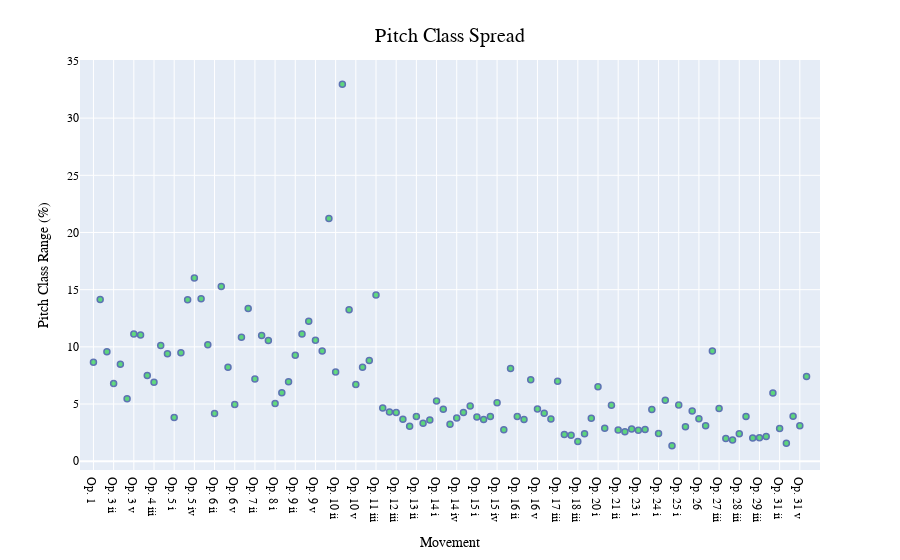

Here is the notebook cell this chart was saved with:
### Markdown cell above
Scatter Plot with Movements Labelled

### Code cell
data2 = pd.read_csv('/Users/joshua ballance/Desktop/pitchclassprofile.csv', index_col=0)

revisedData = data2.iloc[12:13 , :]

listOfColumns = revisedData.columns
    
fig = px.scatter(x=listOfColumns, y=revisedData.values.flat, labels={'x':'Movement', 'y':'Pitch Class Range (%)'})
fig.update_traces(marker_color='rgb(3,199,45)', marker_line_color='rgb(3,35,134)', marker_line_width=1.5, opacity=0.6)
fig.update_layout(title={'text': "Pitch Class Spread", 'font':dict(family="Big Caslon, monospace", size=20, color='rgb(0,0,0)'), 'y':0.95, 'x':0.5, 'xanchor': 'center', 'yanchor': 'top'})
fig.update_layout(font=dict(family="Baskerville, monospace", size=12, color='rgb(0,0,0)'))
fig.update_xaxes(range=[-2, 108])
fig.show()
from IPython.display import Image
img_bytes = fig.to_image(format="png", scale=3)
Image(img_bytes)

### Figure 1 — Plotly figure (JSON) as saved in the notebook; plotly's stock layout.template omitted (floating-point values rounded to 4 significant figures)
{"data": [{"hovertemplate": "Movement=%{x}<br>Pitch Class Range (%)=%{y}<extra></extra>", "legendgroup": "", "marker": {"color": "rgb(3,199,45)", "line": {"color": "rgb(3,35,134)", "width": 1.5}, "symbol": "circle"}, "mode": "markers", "name": "", "opacity": 0.6, "orientation": "v", "showlegend": false, "type": "scatter", "x": ["Op. 1", "Op. 2", "Op. 3 i", "Op. 3 ii", "Op. 3 iii", "Op. 3 iv", "Op. 3 v", "Op. 4 i", "Op. 4 ii", "Op. 4 iii", "Op. 4 iv", "Op. 4 v", "Op. 5 i", "Op. 5 ii", "Op. 5 iii", "Op. 5 iv", "Op. 5 v", "Op. 6 i", "Op. 6 ii", "Op. 6 iii", "Op. 6 iv", "Op. 6 v", "Op. 6 vi", "Op. 7 i", "Op. 7 ii", "Op. 7 iii", "Op. 7 iv", "Op. 8 i", "Op. 8 ii", "Op. 9 i", "Op. 9 ii", "Op. 9 iii", "Op. 9 iv", "Op. 9 v", "Op. 9 vi", "Op. 10 i", "Op. 10 ii", "Op. 10 iii", "Op. 10 iv", "Op. 10 v", "Op. 11 i", "Op. 11 ii", "Op. 11 iii", "Op. 12 i", "Op. 12 ii", "Op. 12 iii", "Op. 12 iv", "Op. 13 i", "Op. 13 ii", "Op. 13 iii", "Op. 13 iv", "Op. 14 i", "Op. 14 ii", "Op. 14 iii", "Op. 14 iv", "Op. 14 v", "Op. 14 vi", "Op. 15 i", "Op. 15 ii", "Op. 15 iii", "Op. 15 iv", "Op. 15 v", "Op. 16 i", "Op. 16 ii", "Op. 16 iii", "Op. 16 iv", "Op. 16 v", "Op. 17 i", "Op. 17 ii", "Op. 17 iii", "Op. 18 i", "Op. 18 ii", "Op. 18 iii", "Op. 19 i", "Op. 19 ii", "Op. 20 i", "Op. 20 ii", "Op. 21 i", "Op. 21 ii", "Op. 22 i", "Op. 22 ii", "Op. 23 i", "Op. 23 ii", "Op. 23 iii", "Op. 24 i", "Op. 24 ii", "Op. 24 iii", "Op. 25 i", "Op. 25 ii", "Op. 25 iii", "Op. 26", "Op. 27 i", "Op. 27 ii", "Op. 27 iii", "Op. 28 i", "Op. 28 ii", "Op. 28 iii", "Op. 29 i", "Op. 29 ii", "Op. 29 iii", "Op. 30", "Op. 31 i", "Op. 31 ii", "Op. 31 iii", "Op. 31 iv", "Op. 31 v", "Op. 31 vi"], "xaxis": "x", "y": [8.656, 14.15, 9.576, 6.788, 8.476, 5.456, 11.12, 11.04, 7.487, 6.907, 10.12, 9.399, 3.826, 9.481, 14.12, 16.03, 14.21, 10.19, 4.167, 15.28, 8.223, 4.966, 10.84, 13.36, 7.199, 10.98, 10.55, 5.047, 5.995, 6.955, 9.272, 11.13, 12.25, 10.58, 9.645, 21.22, 7.803, 32.96, 13.24, 6.698, 8.209, 8.812, 14.53, 4.644, 4.295, 4.258, 3.663, 3.049, 3.911, 3.31, 3.598, 5.273, 4.537, 3.238, 3.786, 4.265, 4.838, 3.86, 3.638, 3.9, 5.119, 2.757, 8.1, 3.917, 3.639, 7.127, 4.571, 4.189, 3.686, 6.988, 2.337, 2.273, 1.717, 2.398, 3.765, 6.509, 2.882, 4.898, 2.735, 2.576, 2.82, 2.717, 2.77, 4.527, 2.415, 5.332, 1.352, 4.922, 3.003, 4.385, 3.71, 3.102, 9.639, 4.615, 1.983, 1.865, 2.405, 3.92, 2.024, 2.057, 2.159, 5.975, 2.857, 1.574, 3.922, 3.1, 7.417], "yaxis": "y"}], "layout": {"font": {"color": "rgb(0,0,0)", "family": "Baskerville, monospace", "size": 12}, "legend": {"tracegroupgap": 0}, "margin": {"t": 60}, "title": {"font": {"color": "rgb(0,0,0)", "family": "Big Caslon, monospace", "size": 20}, "text": "Pitch Class Spread", "x": 0.5, "xanchor": "center", "y": 0.95, "yanchor": "top"}, "xaxis": {"anchor": "y", "domain": [0, 1], "range": [-2, 108], "title": {"text": "Movement"}}, "yaxis": {"anchor": "x", "domain": [0, 1], "title": {"text": "Pitch Class Range (%)"}}}}
